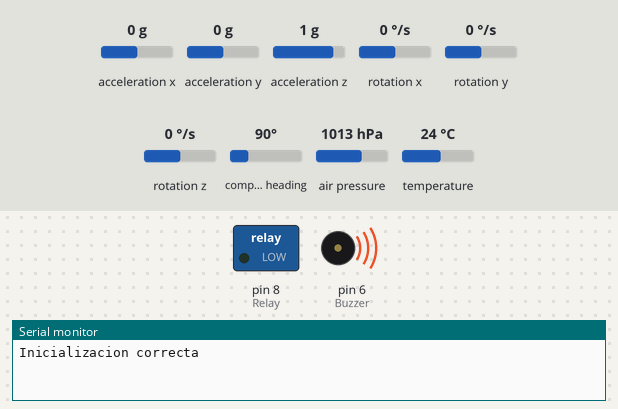
This sketch was run on a simulated Arduino Uno, built for the host (arithmetic inside an expression is 32-bit, double 64-bit). On the bench: switched loads named in the sketch (green lamp = pin HIGH), buzzer (waves = sounding, pin HIGH), the last lines printed to the serial monitor. Wiring (inferred from the names in the program): HMC5883L compass at I2C address 0x1E; ADXL345 accelerometer at I2C address 0x53; L3G4200D gyroscope at I2C address 0x69; BMP180 pressure sensor at I2C address 0x77. Inputs (shaded band) come from the test bench; at power-on: acceleration x 0 g, acceleration y 0 g, acceleration z 1 g, rotation x 0 °/s, rotation y 0 °/s, rotation z 0 °/s, compass heading 90°, air pressure 1013 hPa, temperature 24 °C. Storage starts empty; EEPROM starts erased.

Above: at 0.1 s.
At 4.1 s:
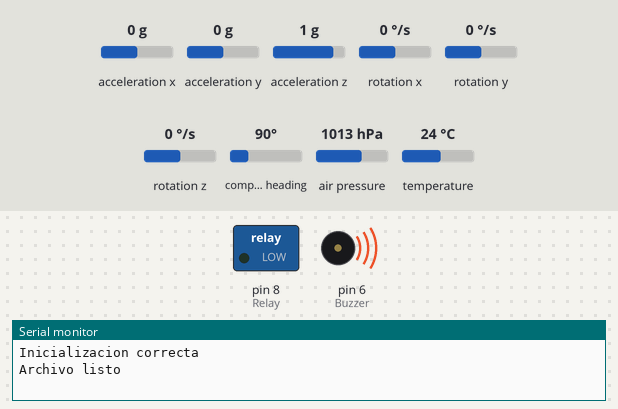
At 5.6 s:
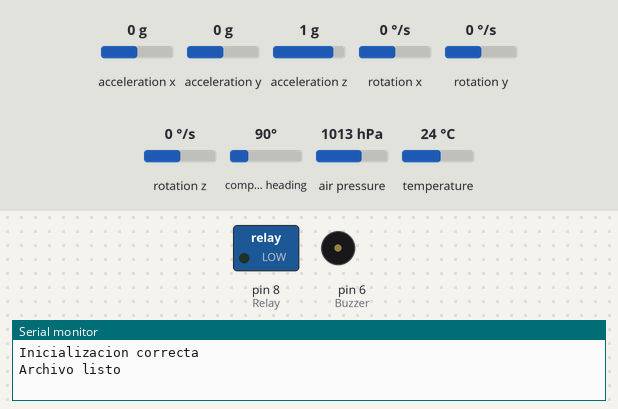
Timing chart, 0 to 7.1 s (numbered marks = the images above):
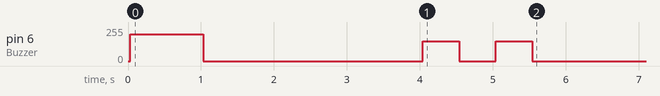

The sketch:

AVersion1-9.ino
```cpp
//No utiliza la biblioteca SFE_BMP180
//72% de almacenamiento
//72% de memoria dinámica
//Problema con la pendiente
//Magnetometro arreglado

//Conexiones Módulo MicroSD
//   GND ---> GND
//    5V ---> Vcc
//   D12 ---> MISO
//   D11 ---> MOSI
//   D13 ---> SCK
//   D10 ---> CS

//Conexiones IMU: GY-80
//  3.3V ---> Vcc
//   GND ---> GND
//    A5 ---> SCL
//    A4 ---> SDA

//Conexiones Relevador
//    D8 ---> IN
//   GND ---> GND
//    5V ---> Vcc

/////////////////////////////////////////BIBLIOTECAS/////////////////////////////////////////
#include <Wire.h>        //Libreria para la comunicacion I2C
#include <SFE_BMP180.h>  //Libreria para el barometro
#include <SPI.h>         //Libreria interfaz SPI
#include <SD.h>          //Libreria para tarjetas SD
#include <EEPROM.h>      //Libreria que permite guardar valores cuando el arduino se apaga

/////////////////////////////////////////DEFINICIONES/////////////////////////////////////////
        //--------Micro SD---------
#define SSpin 10                    //Pin Slave Select para el modulo micro SD
        //--------BMP085----------
#define BMP085_ADDRESS 0x77         //Dirección I2C del barometro BMP085
        //--------ADXL345---------
#define ADXL345_ADDRESS 0x53        //Device address in which is also included the 8th bit for selecting the mode, read in this case.
#define Power_Register 0x2D         //Accelerometer Register Addresses
#define X_Axis_Register_DATAX0 0x32 //Hexadecima address for the DATAX0 internal register.
#define X_Axis_Register_DATAX1 0x33 //Hexadecima address for the DATAX1 internal register.
#define Y_Axis_Register_DATAY0 0x34
#define Y_Axis_Register_DATAY1 0x35
#define Z_Axis_Register_DATAZ0 0x36
#define Z_Axis_Register_DATAZ1 0x37
        //--------L3G4200D---------
#define Gyro_L3G4200D_ADDRESS 0x69  //Device address in which is also included the 8th bit for selecting the mode, read in this case.
#define Gyro_gX0 0x28               //Gyro Register Addresses
#define Gyro_gX1 0x29
#define Gyro_gY0 0x2A
#define Gyro_gY1 0x2B
#define Gyro_gZ0 0x2C
#define Gyro_gZ1 0x2D
        //--------MC5883L---------
#define Magnet_MC5883L_ADDRESS 0x1E //I2C 7bit address of HMC5883
#define Magnetometer_mX0 0x03
#define Magnetometer_mX1 0x04
#define Magnetometer_mZ0 0x05
#define Magnetometer_mZ1 0x06
#define Magnetometer_mY0 0x07
#define Magnetometer_mY1 0x08

/////////////////////////////////////////VARIABLES/////////////////////////////////////////
        //--------GLOBALES---------
int Relay = 8;                 //Pin de salida para el relevador
int Buzzer = 6;                //Pin de salida para el buzzer
int numeroDatos = 1;           //Para obtener el numero de datos que queremos
word t0;                       //Tiempo al terminar de configurar
        //--------BMP085---------
float temperature,pressure,altura;
//-->Alturas para el cálculo de la media móvil
    float altura1,altura2,altura3,altura4,altura5,altura6,altura7,altura8;
    float alturaMediaMovil = 0;
    float alturaPendiente = 0;
//--> Ultimos 2 valores de la altura media movil
    float AMM1 = alturaMediaMovil;
    float AMM2;
//-->Formula barometrica
    float Po = 101325;             //Presión al nivel del mar [Pa]
    float M = 0.02896;             //Masa molar del aire [kg/mol]
    float TempK;                   //Temperatura en grados kelvin
    float R = 8.3143;              //Constante universal de los gases [(N*m)/(mol*K)]
    float g = 9.807;               //Aceleración gravitacional [m/s^2]
//-->Valores de calibración
    const unsigned char OSS = 0;   //Configuración de sobremuestreo
    int ac1,ac2,ac3;
    unsigned int ac4,ac5,ac6;
    int b1,b2,mb,mc,md;
    long b5;
        //--------Modulo Micro SD---------
File archivo;                  //Objeto "archivo" del tipo File
byte nFile;                    //Numero de archivo
        //--------ADXL345---------
int X0,X1,X_out;
int Y0,Y1,Y_out;
int Z1,Z0,Z_out;
float aceleracionX,aceleracionY,aceleracionZ;
//output value from -1 to +1, Gravity acceleration acting on the X-Axis
//2^8 bytes
float AceleracionXBytes = 256;
        //--------L3G4200D---------
int gX0,gX1,gX_out;
int gY0,gY1,gY_out;
int gZ0,gZ1,gZ_out;
float Xg,Yg,Zg;
float angleX,angleY,angleZ,angleXc,angleYc,angleZc;
float giroscopioX,giroscopioY,giroscopioZ;
unsigned long start,finished,elapsed;
// From the datasheet: 70 mdps/digit
float dpsXDigit = 0.07;      //Angular rate [dps]
float dt=0.015;
        //--------MC5883L---------
int mX0,mX1,mX_out;
int mY0,mY1,mY_out;
int mZ0,mZ1,mZ_out;
float magnetometroX,magnetometroY,magnetometroZ;
// From the datasheet: 0.92 mG/digit
float GaussXDigit = 0.00092;     // Gauss unit [G]
//Earth magnetic field ranges from 0.25 to 0.65 Gauss, so these are the values that we need to get approximately.
//->Arreglos para ajuste      m = (x-b)*A
double matrizMagB[3] = {-0.0389,-0.2945,0.2303};
double matrizMagA[3][3] = {{0.8951,-0.0019,0.0046},{-0.0019,0.9303,-0.0272},{0.0046,-0.0272,1.2017}};
```

DCiclo.ino
```cpp
//CICLO PRINCIPAL

void loop() {
  //--> BMP085
  temperature = bmp085GetTemperature(bmp085ReadUT());
  pressure = bmp085GetPressure(bmp085ReadUP());
  altitud(pressure, temperature);
  //--> ADXL345
  ejeXacelerometro();
  ejeYacelerometro();
  ejeZacelerometro();
  //--> L3G4200D
    start=millis();
  ejeXgiroscopio();
  ejeYgiroscopio();
  ejeZgiroscopio();
    // Calculating dt
    finished=millis();
    elapsed=finished-start;
    dt=elapsed/1000.0;
    start = elapsed = 0;
  //--> MC5883L
  ajusteMagnetometro();

  //--> Media movil de la altura
  calculoMediaMovil();
  //Registro de los datos en la micro SD
  registroDatos();
  numeroDatos = numeroDatos + 1;
}
```

Configuracion.ino
```cpp
//FUNCIONES DE CONFIGURACION

void setup()
{
  Serial.begin(9600);               //Comunicacion serial para debug
  Wire.begin();                     //Inicio de la comuniacion I2C

  pinMode(Relay, OUTPUT);           //Relay es salida
  pinMode(Buzzer,OUTPUT);           //Buzzer es salida
  digitalWrite(Relay, LOW);         //Relay apagado
  digitalWrite(Buzzer, LOW);        //Buzzer apagado

  ////////////////////////////////// Comunicaciones //////////////////////////////////////
          //--------BMP085----------
  bmp085Calibration();
          //--------ADXL345---------
  //->Enable measurement
  Wire.beginTransmission(ADXL345_ADDRESS);
  Wire.write(Power_Register);              //Power_CTL Register
  Wire.write(8);                           //Bit D3 High for measuring enable (0000 1000)
  Wire.endTransmission();
  //->Estableciendo DATA_FORMAT
  Wire.beginTransmission(ADXL345_ADDRESS);
  Wire.write(0x31);
  Wire.endTransmission();
  Wire.requestFrom(ADXL345_ADDRESS,1);
  int DataFormat_data = Wire.read();            //Guardamos el valor por default
  DataFormat_data |= 0xb;                       //Activamos la aceleracion +-16g, manteniendo los demás valores iniciales
  //0xb = 0000 1011                             //FULL_RES en 1     Range en 11, +-16g
  Wire.beginTransmission(ADXL345_ADDRESS);
  Wire.write(0x31);
  Wire.write(DataFormat_data);
  Wire.endTransmission();
  //->Estableciendo BW_RATE = Date rate and power mode control
  Wire.beginTransmission(ADXL345_ADDRESS);
  Wire.write(0x2c);
  Wire.endTransmission();
  Wire.requestFrom(ADXL345_ADDRESS,1);
  DataFormat_data = Wire.read();                 //Guardamos el valor por default
  DataFormat_data |= 0xf;                        //Output Dara rate = 3200 [Hz]
  //0xF = 0000 1111                              //Bandwidth = 1600 [Hz]
  Wire.beginTransmission(ADXL345_ADDRESS);
  Wire.write(0x2c);
  Wire.write(DataFormat_data);
  Wire.endTransmission();
        //--------L3G4200D---------
  //->Estableciendo DATA RATE a 800 [Hz]; Cut off = 35
  Wire.beginTransmission(Gyro_L3G4200D_ADDRESS);
  Wire.write(0x20);                        //CTRL_REG1 - Power Mode
  Wire.write(0xDF);                        //0xDF - 1101 1111b
  Wire.endTransmission();
  //->Estableciendo Sensitivity
  Wire.beginTransmission(Gyro_L3G4200D_ADDRESS);
  Wire.write(0x23);                        //CTRL_REG4 - Sensitivity, Scale Selection
  Wire.write(48);                          //2000dps: 48d - 00110000b
  Wire.endTransmission();
        //--------MC5883L---------
   //->Estableciendo DATA RATE a 75 [Hz]
  Wire.beginTransmission(Magnet_MC5883L_ADDRESS);
  Wire.write(0x00);                        //Configuration Register A
  Wire.write(0xF8);                        //0xFF - 1111 1000b
  Wire.endTransmission();
  //->Estableciendo Mode register
  Wire.beginTransmission(Magnet_MC5883L_ADDRESS);
  Wire.write(0x02);                        //Select mode register
  Wire.write(0x00);                        //Continuous measurement mode
  Wire.endTransmission();

    ///////////////////////// Archivo en la micro SD /////////////////////////
  //->Inicializacion del modulo micro SD
  if (!SD.begin(SSpin))                    //Si la tarjeta SD no inicia correctamente
   {
    Serial.println("Fallo en inicializacion !");
    while(1);                                //El ciclo setup termina
   }
  Serial.println("Inicializacion correcta");

  analogWrite(Buzzer, 200);
  delay(1000);
  analogWrite(Buzzer,LOW);
  delay(3000);

  //->Leer y actualizar el numero de archivo
  nFile = EEPROM.read(0);                      //Usamos la dirección cero de la EEPROM
  EEPROM.write(0,nFile+1);                     //Tenemos un máximo de 255 archivos
  nFile = EEPROM.read(0);
  //->Crear archivo de datos de vuelo
  archivo = SD.open("Datos"+String(nFile)+".txt",FILE_WRITE);
  //Si el archivo se crea correctamente
  if (archivo) {
    archivo.println("Dato,Millis,Temp,Presion,AejeX,AejeY,AejeZ,GejeX,GejeY,GejeZ,MejeX,MejeY,MejeZ,Altura,AltMediaMovil,Pendiente");
    archivo.close();
    Serial.println("Archivo listo");
    for(int i = 0; i < 2; i++) {
      analogWrite(Buzzer, 150);
      delay(500);
      analogWrite(Buzzer, LOW);
      delay(500);
    }
  }
  //Si el archivo no se crea correctamente
  else {
    Serial.println("Error en apertura del archivo");
    while(1);
  }
  t0 = millis();                       //Tiempo de salida de la configuración
}
```

Source omitted: BFunciones.ino (14263 bytes)
